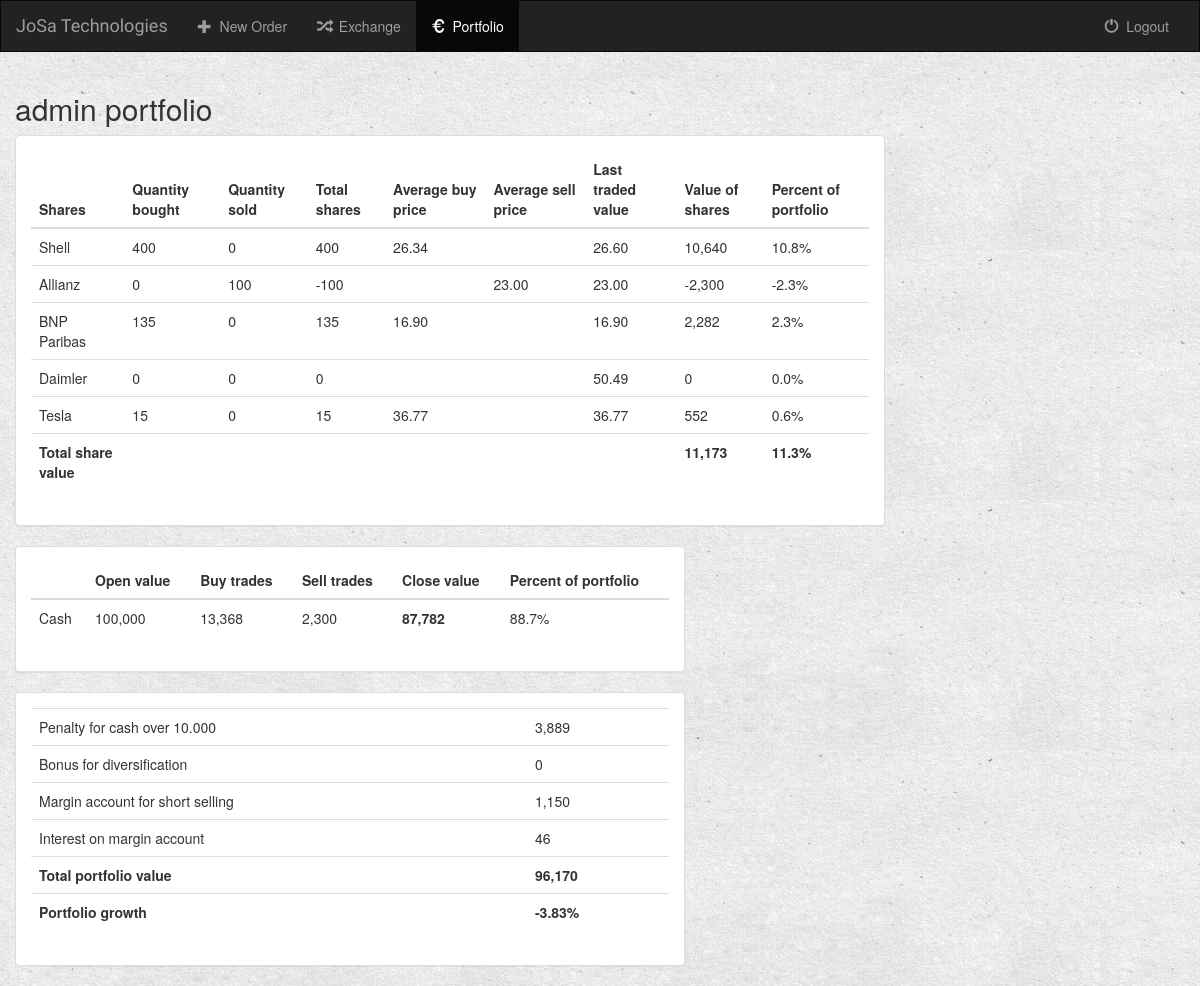
Page /orders/portfolio/ (signed in) on the committed database.
### orders/models.py (models this page shows, shortened)
class Price(models.Model):
    share_name = models.CharField(max_length=100)
    close_price = models.FloatField(max_length=8)

### orders/views.py (the view)
def portfolio(request):
    fundr = str(request.user)
    context = {
        'startvalue': StartValue,
        'fundr': fundr,
        'portfolio_dict': portfolio_create(request),
    }
    return render(request, 'orders/portfolio.html', context)

### orders/templates/orders/portfolio.html (shortened to what this page needs)
{% extends 'orders/base.html' %}
{% load humanize %}
{% block portfolio_active %}active{% endblock %}
{% block body %}
<div class="col-sm-12 col-md-9">
        <h2>{{ fundr }} portfolio</h2>
        <div class="panel panel-default">
            <div class="panel-body">
                <table class="table">
                    <thead>
                        <tr>
                            <th>Shares</th>
                            <th>Quantity bought</th>
                            <th>Quantity sold</th>
                            <th>Total shares</th>
                            <th>Average buy price</th>
                            <th>Average sell price</th>
                            <th>Last traded value</th>
                            <th>Value of shares</th>
                            <th>Percent of portfolio</th>
                        </tr>
                    </thead>
                    <tbody>
                        {% for key,value in portfolio_dict.items %}
                            {% if key == fundr %}
                                {% for key3,value3 in value.items %}
                                {% for key2,value2 in value3.items %}
                                <tr>
                                    <td>{{ key2 }}</td>
                                    <td>{{ value2.buys|floatformat:0|intcomma }}</td>
                                    <td>{{ value2.sells|floatformat:0|intcomma }}</td>
                                    <td>{{ value2.quantity|floatformat:0|intcomma }}</td>
                                    <td>{{ value2.avgbuyprice|floatformat:2|intcomma }}</td>
                                    <td>{{ value2.avgsellprice|floatformat:2|intcomma }}</td>
                                    <td>{{ value2.closeprice|floatformat:2|intcomma }}</td>
                                    <td>{{ value2.value|floatformat:0|intcomma }}</td>
                                    <td>{{ value2.percent|floatformat:1|intcomma }}%</td>
                                </tr>
                                {% endfor %}
                                {% endfor %}
                            {% endif %}
                        {% endfor %}
                        <tr>
                            <td><strong>Total share value</strong></td>
                            <td></td>
                            <td></td>
                            <td></td>
                            <td></td>
                            <td></td>
                            <td></td>
                            {% for key,value in portfolio_dict.items %}
                                {% if key == fundr %}
                                    <td><strong>{{ value.sharevalue|floatformat:0|intcomma }}</strong></td>
                                    <td><strong>{{ value.sharepercent|floatformat:1|intcomma }}%</strong></td>
                                {% endif %}
                            {% endfor %}
                        </tr>
                    </tbody>
                </table>
            </div>
        </div>
    </div>
    <div class="col-sm-12 col-md-7">
        <div class="panel panel-default">
            <div class="panel-body">
                <table class="table">
                    <thead>
                        <tr>
                            <th></th>
                            <th>Open value</th>
                            <th>Buy trades</th>
                            <th>Sell trades</th>
                            <th>Close value</th>
                            <th>Percent of portfolio</th>
                        </tr>
                    </thead>
                    <tbody>
                        <tr>
                            <td>Cash</td>
                            <td>{{ startvalue|intcomma }}</td>
                            {% for key,value in portfolio_dict.items %}
                                {% if key == fundr %}
                                    <td>{{ value.buytrades|floatformat:0|intcomma }}</td>
                                    <td>{{ value.selltrades|floatformat:0|intcomma }}</td>
                                    <td><strong>{{ value.closecash|floatformat:0|intcomma }}</strong></td>
                                    <td>{{ value.cashpercent|floatformat:1|intcomma }}%</td>
                                {% endif %}
                            {% endfor %}
                        </tr>
                    </tbody>
                </table>
            </div>
        </div>
    </div>
    <div class="col-sm-12 col-md-7">
        <div class="panel panel-default">
            <div class="panel-body">
                <table class="table">
                    <tbody>
                        {% for key,value in portfolio_dict.items %}
                            {% if key == fundr %}
                            {% if value.penalty != 0 %}
                            <tr>
                                <td>Penalty for cash over 10.000</td>
                                <td>{{ value.penalty|floatformat:0|intcomma }}</td>
                            </tr>
                            {% endif %}
                            <tr>
                                <td>Bonus for diversification</td>
                                <td>{{ value.divbonus|floatformat:0|intcomma }}</td>
                            </tr>
                            {% if value.margin != 0 %}
                            <tr>
                                <td>Margin account for short selling</td>
                                <td>{{ value.margin|floatformat:0|intcomma }}</td>
                            </tr>
                            <tr>
                                <td>Interest on margin account</td>
                                <td>{{ value.margininterest|floatformat:0|intcomma }}</td>
                            </tr>
                            {% endif %}
                            <tr>
                                <td><strong>Total portfolio value</strong></td>
                                <td><strong>{{ value.portfoliovalue|floatformat:0|intcomma }}</strong></td>
                            </tr>
                            <tr>
                                <td><strong>Portfolio growth</strong></td>
                                <td><strong>{{ value.portfoliogrowth|floatformat:2|intcomma }}%</strong></td>
                            </tr>
                            {% endif %}
                        {% endfor %}
                    </tbody>
                </table>
            </div>
        </div>
    </div>
{% endblock %}

### orders/static/orders/style.css (style rules this page uses)
body { background: white url("images/Background.jpg") }

### rows in the picture
Price: closeprice "26.60"
Price: closeprice "23.00"
Price: closeprice "16.90"
Price: closeprice "50.49"
Price: closeprice "36.77"

### other values in the picture
{{ fundr }} "admin"
{{ key2 }} "Shell" "Allianz" "BNP Paribas" "Daimler" "Tesla"
{{ value2.buys|floatformat:0|intcomma }} "400" "0" "135" "0" "15"
{{ value2.sells|floatformat:0|intcomma }} "0" "100" "0" "0" "0"
{{ value2.quantity|floatformat:0|intcomma }} "400" "-100" "135" "0" "15"
{{ value2.avgbuyprice|floatformat:2|intcomma }} "26.34" "16.90" "36.77"
{{ value2.value|floatformat:0|intcomma }} "10,640" "-2,300" "2,282" "0" "552"
{{ value2.percent|floatformat:1|intcomma }} "10.8" "-2.3" "2.3" "0.0" "0.6"
{{ value2.avgsellprice|floatformat:2|intcomma }} "23.00"
{{ value.sharevalue|floatformat:0|intcomma }} "11,173"
{{ value.sharepercent|floatformat:1|intcomma }} "11.3"
{{ startvalue|intcomma }} "100,000"
{{ value.buytrades|floatformat:0|intcomma }} "13,368"
{{ value.selltrades|floatformat:0|intcomma }} "2,300"
{{ value.closecash|floatformat:0|intcomma }} "87,782"
